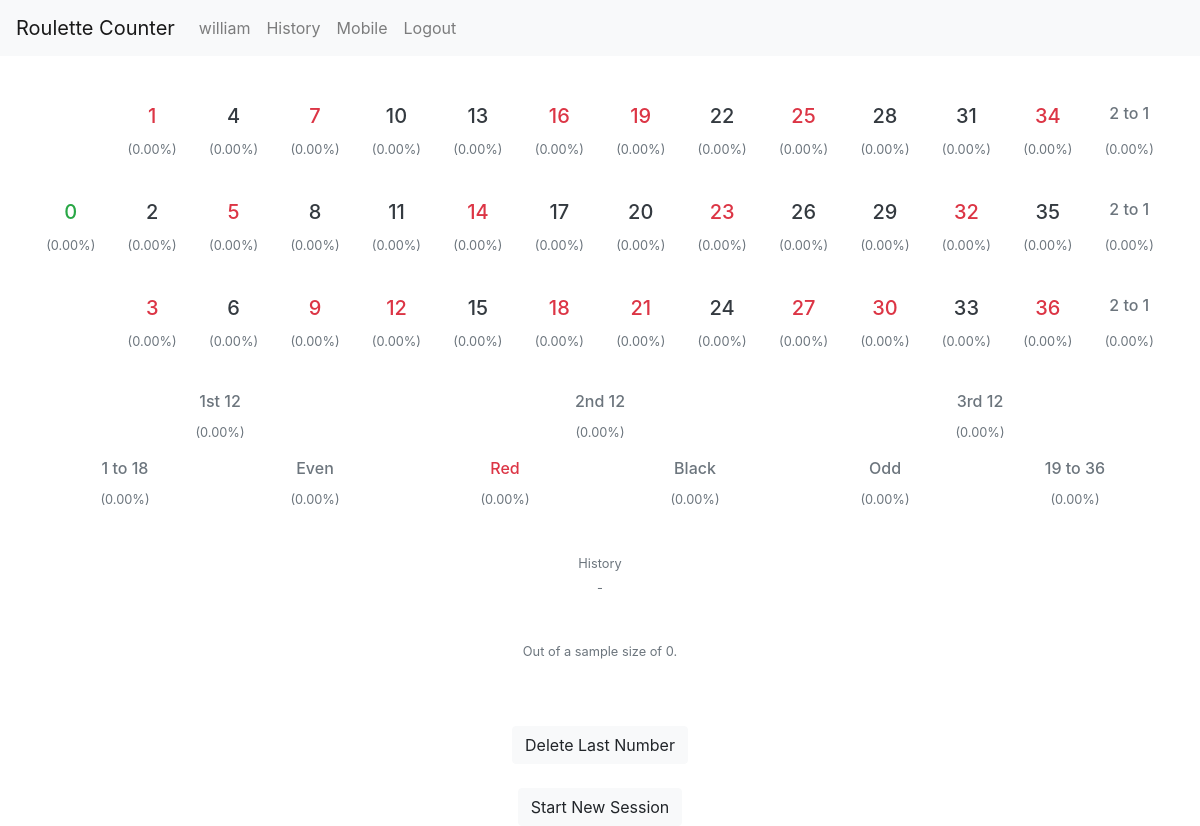
The app's page / (signed in), older data.
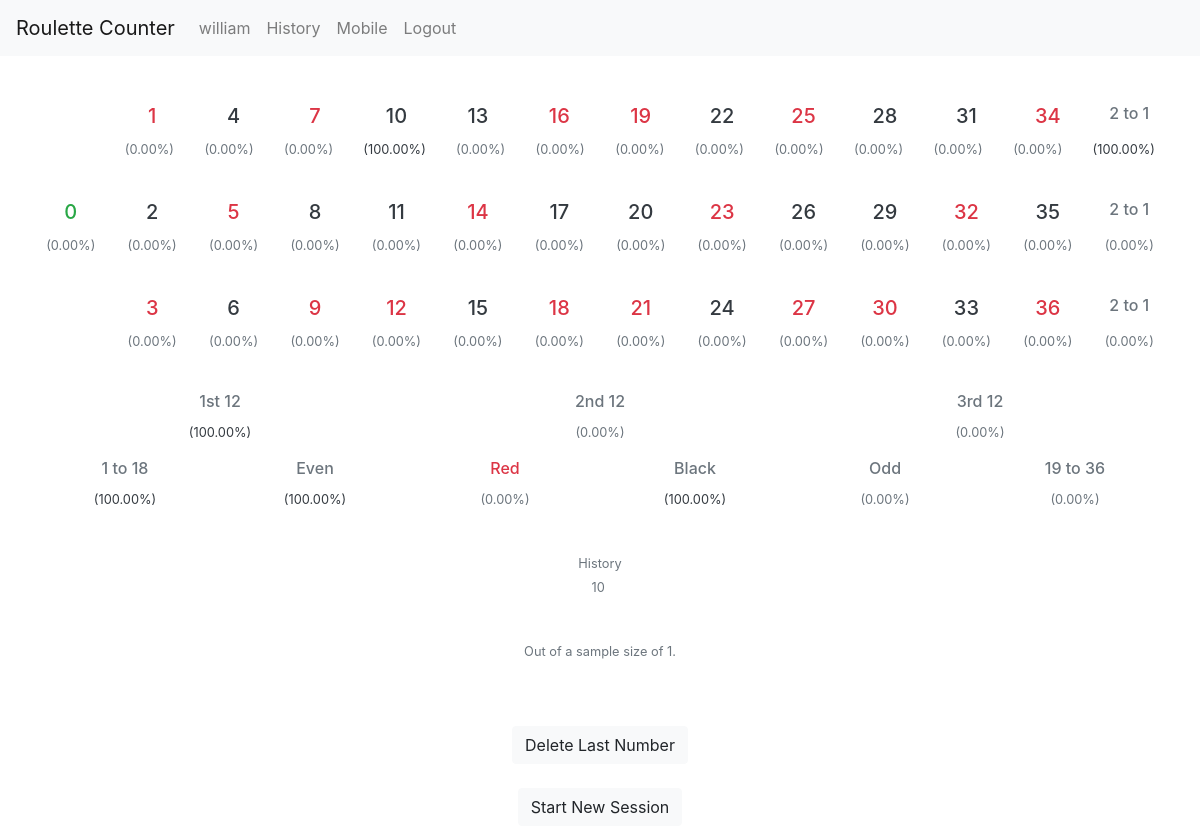
The same page, newer data.
### roulettecounter/models.py (models this page shows, shortened)
class NumberStat(models.Model):
    number = models.PositiveSmallIntegerField()
    is_green = models.BooleanField()
    is_red = models.BooleanField()
    is_black = models.BooleanField()
    is_even = models.BooleanField()
    is_odd = models.BooleanField()
    is_in_first_col = models.BooleanField()
    is_in_second_col = models.BooleanField()
    is_in_third_col = models.BooleanField()
    is_in_first_half = models.BooleanField()
    is_in_second_half = models.BooleanField()
    is_in_first_row = models.BooleanField()
    is_in_second_row = models.BooleanField()
    is_in_third_row = models.BooleanField()
    appearances = models.PositiveSmallIntegerField(default=0)
    percentage_appeared = models.DecimalField(max_digits=5, decimal_places=2, default=0)
    session = models.ForeignKey(Session, on_delete=models.CASCADE)
    green_numbers = [0, 00]
    red_numbers = [1, 3, 5, 7, 9, 12, 14, 16, 18, 19, 21, 23, 25, 27, 30, 32, 34, 36]
    black_numbers = [2, 4, 6, 8, 10, 11, 13, 15, 17, 20, 22, 24, 26, 28, 29, 31, 33, 35]

class BoardStat(models.Model):
    num_green = models.PositiveSmallIntegerField(default=0)
    num_red = models.PositiveSmallIntegerField(default=0)
    num_black = models.PositiveSmallIntegerField(default=0)
    num_even = models.PositiveSmallIntegerField(default=0)
    num_odd = models.PositiveSmallIntegerField(default=0)
    num_first_col = models.PositiveSmallIntegerField(default=0)
    num_second_col = models.PositiveSmallIntegerField(default=0)
    num_third_col = models.PositiveSmallIntegerField(default=0)
    num_first_half = models.PositiveSmallIntegerField(default=0)
    num_second_half = models.PositiveSmallIntegerField(default=0)
    num_first_row = models.PositiveSmallIntegerField(default=0)
    num_second_row = models.PositiveSmallIntegerField(default=0)
    num_third_row = models.PositiveSmallIntegerField(default=0)
    total_count = models.PositiveSmallIntegerField(default=0)
    percentage_green = models.DecimalField(max_digits=5, decimal_places=2, default=0)
    percentage_red = models.DecimalField(max_digits=5, decimal_places=2, default=0)
    percentage_black = models.DecimalField(max_digits=5, decimal_places=2, default=0)
    percentage_even = models.DecimalField(max_digits=5, decimal_places=2, default=0)
    percentage_odd = models.DecimalField(max_digits=5, decimal_places=2, default=0)
    percentage_first_col = models.DecimalField(max_digits=5, decimal_places=2, default=0)
    percentage_second_col = models.DecimalField(max_digits=5, decimal_places=2, default=0)
    percentage_third_col = models.DecimalField(max_digits=5, decimal_places=2, default=0)
    percentage_first_half = models.DecimalField(max_digits=5, decimal_places=2, default=0)
    percentage_second_half = models.DecimalField(max_digits=5, decimal_places=2, default=0)
    percentage_first_row = models.DecimalField(max_digits=5, decimal_places=2, default=0)
    percentage_second_row = models.DecimalField(max_digits=5, decimal_places=2, default=0)
    percentage_third_row = models.DecimalField(max_digits=5, decimal_places=2, default=0)

class NumberShown(models.Model):
    date = models.DateTimeField()
    number_stat = models.ForeignKey(NumberStat, on_delete=models.CASCADE)
    session = models.ForeignKey(Session, on_delete=models.CASCADE)

### roulettecounter/views.py (the view)
# urls.py: path('', views.home_request, name="home"),
def home_request(request):
    if not Session.is_in_session(request):
        start_session_request(request)
    session = Session.get_current_session(request)
    context = {"numbers": NumberStat.objects.filter(session=session),
               "board_stat": BoardStat.objects.get(id=session.board_stat.pk),
               'history': NumberShown.objects.filter(session=session).order_by('-date')[:20]}
    return render(request, "roulettecounter/home.html", context=context)

### roulettecounter/models.py (called while the page is built)
    def is_running(self):
        return self.date_end is None

    @staticmethod
    def get_current_session(request):
        try:
            user = get_user(request)
            if user.is_anonymous:
                user = None
            session = Session.objects.filter(user=user).latest('date_start')
            if session.is_running():
                return session
        except Session.DoesNotExist:
            pass
        return None

    @staticmethod
    def is_in_session(request):
        return Session.get_current_session(request) is not None

### roulettecounter/templates/roulettecounter/home.html (shortened to what the changed rows need)
{% extends "roulettecounter/base.html" %}
{% block content %}
<br>
<div class="row justify-content-center">
    <div class="col text-center">
        <div class="row justify-content-center">
            {% for number in numbers %}
                {% if number.number != 0 and number.number|add:"2"|divisibleby:"3" %}
                    {% include "roulettecounter/includes/cell.html" with number=number %}
                {% endif %}
            {% endfor %}
        </div>
        <div class="row justify-content-center">
            {% for number in numbers %}
                {% if number.number != 0 and number.number|add:"2"|divisibleby:"3" %}
                    {% include "roulettecounter/includes/percentage.html" with percentage=number.percentage_appeared %}
                {% endif %}
            {% endfor %}
            {% include "roulettecounter/includes/percentage.html" with percentage=board_stat.percentage_first_row %}
        </div>
        <br>
        <div class="row justify-content-center">
            {% for number in numbers %}
                {% if number.number != 0 and number.number|add:"1"|divisibleby:"3" %}
                    {% include "roulettecounter/includes/cell.html" with number=number %}
                {% endif %}
            {% endfor %}
        </div>
        <div class="row justify-content-center">
            {% include "roulettecounter/includes/percentage.html" with percentage=numbers.0.percentage_appeared %}
            {% for number in numbers %}
                {% if number.number != 0 and number.number|add:"1"|divisibleby:"3" %}
                    {% include "roulettecounter/includes/percentage.html" with percentage=number.percentage_appeared %}
                {% endif %}
            {% endfor %}
            {% include "roulettecounter/includes/percentage.html" with percentage=board_stat.percentage_second_row %}
        </div>
        <br>
        <div class="row justify-content-center">
            {% for number in numbers %}
                {% if number.number != 0 and number.number|divisibleby:"3" %}
                    {% include "roulettecounter/includes/cell.html" with number=number %}
                {% endif %}
            {% endfor %}
        </div>
        <div class="row justify-content-center">
            {% for number in numbers %}
                {% if number.number != 0 and number.number|divisibleby:"3" %}
                    {% include "roulettecounter/includes/percentage.html" with percentage=number.percentage_appeared %}
                {% endif %}
            {% endfor %}
            {% include "roulettecounter/includes/percentage.html" with percentage=board_stat.percentage_third_row %}
        </div>
        <br>
        <div class="row justify-content-center">
            {% include "roulettecounter/includes/percentage.html" with percentage=board_stat.percentage_first_col %}
            {% include "roulettecounter/includes/percentage.html" with percentage=board_stat.percentage_second_col %}
            {% include "roulettecounter/includes/percentage.html" with percentage=board_stat.percentage_third_col %}
        </div>
        <div class="row justify-content-center">
            {% include "roulettecounter/includes/percentage.html" with percentage=board_stat.percentage_first_half %}
            {% include "roulettecounter/includes/percentage.html" with percentage=board_stat.percentage_even %}
            {% include "roulettecounter/includes/percentage.html" with percentage=board_stat.percentage_red %}
            {% include "roulettecounter/includes/percentage.html" with percentage=board_stat.percentage_black %}
            {% include "roulettecounter/includes/percentage.html" with percentage=board_stat.percentage_odd %}
            {% include "roulettecounter/includes/percentage.html" with percentage=board_stat.percentage_second_half %}
        </div>
    </div>
</div>
<br>
<div class="row justify-content-center">
    <div class="col text-center">
        <p class="text-secondary"><small>
            History
            <br>
            {% if history %}
                {% for number in history %}
                {{ number.number_stat.number }}&nbsp;
                {% endfor %}
            {% else %}
                -
            {% endif %}
        </small></p>
    </div>
</div>
<br>
<div class="row justify-content-center">
    <div class="col text-center">
        <p class="text-secondary"><small>Out of a sample size of {{ board_stat.total_count }}.</small></p>
    </div>
</div>
<br>
<br>
<br>
{% endblock %}

### roulettecounter/templates/roulettecounter/includes/cell.html (shortened to what this page needs)
{% if number %}
    <div class="col text-center" id="div_number{{number.number}}" onclick="document.forms['number{{ number.number }}'].submit();">
{% else %}
    <div class="col text-center">
{% endif %}
    {% if number %}
        <form name="number{{ number.number }}" id="number{{ number.number }}" method="post" action="/number/{{number.number}}">
            {% if number.is_red %}
                <h5 class="text-danger">{{ number.number }}</h5>
            {% elif number.is_black %}
                <h5 class="text-dark">{{ number.number }}</h5>
            {% elif number.is_green %}
                <h5 class="text-success">{{ number.number }}</h5>
            {% endif %}
        </form>
    {% else %}
        {% if v %}
            {% if v == "Red" %}
                <h6 class="text-danger">{{ v }}</h6>
            {% else %}
                <h6 class="text-secondary">{{ v }}</h6>
            {% endif %}
        {% endif %}
    {% endif %}
</div>

### roulettecounter/templates/roulettecounter/includes/percentage.html (shortened to what this page needs)
<div class="col text-center">
    {% if percentage >= 0 %}
        {% if percentage < 0.1 %}
            <p class="text-muted"><small>({{ percentage }}%)</small></p>
        {% else %}
            <p class="text-dark"><small>({{ percentage }}%)</small></p>
        {% endif %}
    {% endif %}
</div>

Row changes from the older to the newer data that the page shows:
changed NumberStat (number 4 of 37 on the later page): percentage_appeared "0.00" → "100.00"
changed BoardStat: percentage_first_row (not shown) → "100.00 100.00 100.00 100.00 100.00"; percentage_second_row "0.00 0.00 0.00 0.00 0.00 0.00 0.00 0.00 0.00 0.00 0.00 0.00" → "0.00 0.00 0.00 0.00 0.00 0.00 0.00"; total_count "0" → "1"
added NumberShown: number_stat.number "10"
